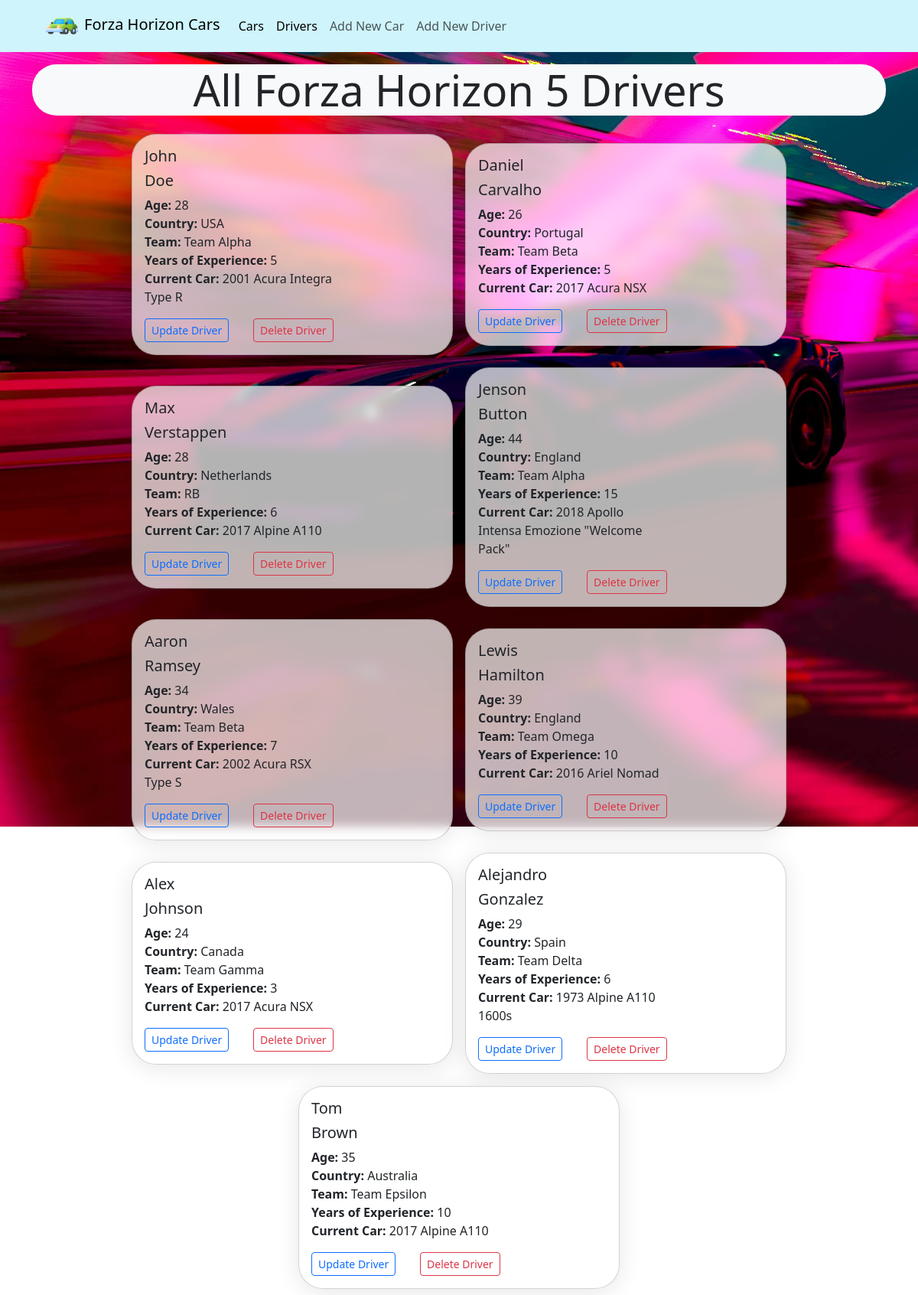
The page /listDrivers.php on the database its author committed.
### tables this page shows
CREATE TABLE `drivers` (
  `driver_id` int(11) NOT NULL,
  `first_name` varchar(50) NOT NULL,
  `last_name` varchar(50) NOT NULL,
  `age` int(11) DEFAULT NULL,
  `country` varchar(50) DEFAULT NULL,
  `experience_years` int(11) DEFAULT NULL,
  `team` varchar(50) DEFAULT NULL,
  `car_id` int(11) DEFAULT NULL
);

CREATE TABLE `forza_horizon_cars` (
  `id` int(11) NOT NULL,
  `Car_Image` varchar(67) DEFAULT NULL,
  `Name_and_model` varchar(60) DEFAULT NULL,
  `Model_type` varchar(21) DEFAULT NULL,
  `In_Game_Price` varchar(10) DEFAULT NULL,
  `car_source` varchar(32) DEFAULT NULL,
  `stock_specs` varchar(14) DEFAULT NULL,
  `Stock_Rating` varchar(14) DEFAULT NULL,
  `Drive_Type` varchar(14) DEFAULT NULL,
  `speed` varchar(14) DEFAULT NULL,
  `handling` varchar(14) DEFAULT NULL,
  `acceleration` varchar(14) DEFAULT NULL,
  `launch` varchar(14) DEFAULT NULL,
  `braking` varchar(14) DEFAULT NULL,
  `Offroad` varchar(14) DEFAULT NULL,
  `Top_Speed` varchar(14) DEFAULT NULL,
  `0-60_Mph` varchar(14) DEFAULT NULL,
  `0-100_Mph` varchar(14) DEFAULT NULL,
  `g-force` varchar(14) DEFAULT NULL,
  `car_source_1` varchar(17) DEFAULT NULL,
  `car_source_2` varchar(17) DEFAULT NULL,
  `Horse_Power` varchar(5) DEFAULT NULL,
  `Weight_lbs` varchar(6) DEFAULT NULL
);

### reusable/carFetch.php (called while the page is built, shortened)
<?php
include('conn.php');
$carQuery = "SELECT id, Name_and_model FROM forza_horizon_cars";
$carResult = mysqli_query($connect, $carQuery);
$carList = [];
while ($row = mysqli_fetch_assoc($carResult)) {
    $carList[] = $row;
}

### listDrivers.php (the view, shortened to what this page needs)
<?php
include('reusable/conn.php');
?>
<!DOCTYPE html>
<html lang="en">
<head>
    <link href="https://cdn.jsdelivr.net/npm/bootstrap@5.3.3/dist/css/bootstrap.min.css" rel="stylesheet">
    <link rel="stylesheet" href="public/styles.css">
</head>
<body>
    <?php include('reusable/nav.php'); ?>
    <?php include('./reusable/carFetch.php'); ?>
    <div class="container-fluid custom-bg">
        <div class="container">
            <div class="row">
                <div class="col">
                    <h1 class="display-4 my-3 bg-light rounded-5 text-center">All Forza Horizon 5 Drivers</h1>
                </div>
            </div>
        </div>
        <div class="container">
            <div class="row justify-content-center align-items-center" data-masonry='{"percentPosition": true }'>
                <?php
                $query = 'SELECT * FROM drivers';
                $drivers = mysqli_query($connect, $query);
                foreach ($drivers as $driver) { ?>
                    <div class="card m-2 p-0 rounded-5">
                        <div class="row g-0">
                            <div class="col-md-8 col-sm-8">
                                <div class="card-body rounded-end-5">
                                    <h5 class="card-title"><?php echo $driver['first_name']; ?></h5>
                                    <h5 class="card-title"><?php echo $driver['last_name']; ?></h5>
                                    <div class="card-text"><strong>Age:</strong> <?php echo $driver['age']; ?></div>
                                    <div class="card-text"><strong>Country:</strong> <?php echo $driver['country']; ?></div>
                                    <div class="card-text"><strong>Team:</strong> <?php echo $driver['team']; ?></div>
                                    <div class="card-text"><strong>Years of Experience:</strong> <?php echo $driver['experience_years']; ?></div>
                                    <div class="card-text"><strong>Current Car:</strong> <?php
                                        foreach($carList as $car) {
                                            if ($car['id'] == $driver['car_id']) {
                                                echo $car['Name_and_model'];
                                            }
                                        } ?></div>
                                    <div class="row mt-3">
                                        <div class="col-sm-6">
                                            <form action="updateDriverData.php" method="GET">
                                                <button type="submit" class="btn btn-sm btn-outline-primary" name="updateDriver">
                                                    Update Driver
                                                </button>
                                            </form>
                                        </div>
                                        <div class="col-sm-6 text-end">
                                            <form action="inc/deleteDriver.php" method="GET">
                                                <button type="submit" name="deleteDriver" class="btn btn-sm btn-outline-danger">
                                                    Delete Driver
                                                </button>
                                            </form>
                                        </div>
                                    </div>
                                </div>
                            </div>
                        </div>
                    </div>
                <?php }
                ?>
            </div>
        </div>
    </div>
</body>
</html>

### reusable/nav.php (shortened to what this page needs)
<nav class="navbar navbar-expand-lg navbar-light bg-info-subtle">
    <div class="container-fluid mx-5">
        <a class="navbar-brand" href="index.php">
            <img src="public/logo.png" class="pe-2" alt="logo" width="50px">Forza Horizon Cars
        </a>
        <div class="collapse navbar-collapse" id="navbarSupportedContent">
            <ul class="navbar-nav me-auto mb-2 mb-lg-0">
                <li class="nav-item">
                    <a class="nav-link active" aria-current="page" href="index.php">Cars</a>
                </li>
                <li class="nav-item">
                    <a class="nav-link active" aria-current="page" href="listDrivers.php">Drivers</a>
                </li>
                <li class="nav-item">
                    <a class="nav-link" href="add.php">Add New Car</a>
                </li>
                <li class="nav-item">
                    <a class="nav-link" href="addNewDriver.php">Add New Driver</a>
                </li>
            </ul>
        </div>
    </div>
</nav>

### public/styles.css (style rules this page uses)
.card { max-width: 420px; background: rgba(255, 255, 255, 0.70); box-shadow: 0 4px 30px rgba(0, 0, 0, 0.1); backdrop-filter: blur(7.1px) }
.custom-bg { background-image: url("./background.png"); background-repeat: no-repeat; background-position: top center; background-attachment: fixed; width: 100%; }

### rows shown on the page
drivers: first_name "John", last_name "Doe", age "28", country "USA", team "Team Alpha", experience_years "5"
forza_horizon_cars: Name_and_model "2001 Acura Integra Type R"
drivers: first_name "Daniel", last_name "Carvalho", age "26", country "Portugal", team "Team Beta", experience_years "5"
forza_horizon_cars: Name_and_model "2017 Acura NSX"
drivers: first_name "Max", last_name "Verstappen", age "28", country "Netherlands", team "RB", experience_years "6"
forza_horizon_cars: Name_and_model "2017 Alpine A110"
drivers: first_name "Jenson", last_name "Button", age "44", country "England", team "Team Alpha", experience_years "15"
forza_horizon_cars: Name_and_model "2018 Apollo Intensa Emozione \"Welcome Pack\""
drivers: first_name "Aaron", last_name "Ramsey", age "34", country "Wales", team "Team Beta", experience_years "7"
forza_horizon_cars: Name_and_model "2002 Acura RSX Type S"
drivers: first_name "Lewis", last_name "Hamilton", age "39", country "England", team "Team Omega", experience_years "10"
forza_horizon_cars: Name_and_model "2016 Ariel Nomad"
drivers: first_name "Alex", last_name "Johnson", age "24", country "Canada", team "Team Gamma", experience_years "3"
drivers: first_name "Alejandro", last_name "Gonzalez", age "29", country "Spain", team "Team Delta", experience_years "6"
forza_horizon_cars: Name_and_model "1973 Alpine A110 1600s"
drivers: first_name "Tom", last_name "Brown", age "35", country "Australia", team "Team Epsilon", experience_years "10"
